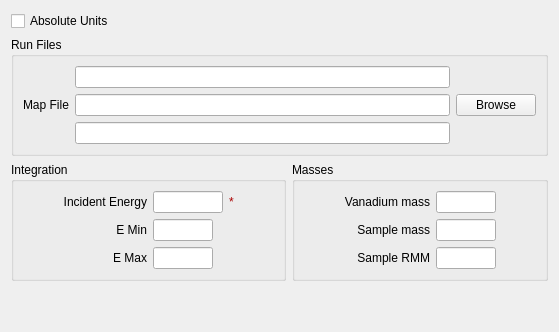
     <widget class="QWidget" name="tabAbsoluteUnits" >
      <attribute name="title" >
       <string>Absolute Units</string>
      </attribute>
      <layout class="QVBoxLayout" name="verticalLayout_11" >
       <item>
        <widget class="QCheckBox" name="ckRunAbsol" >
         <property name="enabled" >
          <bool>true</bool>
         </property>
         <property name="text" >
          <string>Absolute Units</string>
         </property>
         <property name="checked" >
          <bool>false</bool>
         </property>
        </widget>
       </item>
       <item>
        <widget class="QGroupBox" name="gbCalRuns" >
         <property name="enabled" >
          <bool>true</bool>
         </property>
         <property name="title" >
          <string>Run Files</string>
         </property>
         <layout class="QGridLayout" name="gridLayout_16" >
          <item row="1" column="1" >
           <widget class="QLineEdit" name="leVanMap" />
          </item>
          <item row="1" column="2" >
           <widget class="QPushButton" name="pbAbsMapFileBrowse" >
            <property name="enabled" >
             <bool>true</bool>
            </property>
            <property name="text" >
             <string>Browse</string>
            </property>
           </widget>
          </item>
          <item row="2" column="1" >
           <widget class="QLineEdit" name="leAbsWhiteFile" />
          </item>
          <item row="0" column="1" >
           <widget class="QLineEdit" name="leAbsMonoFiles" />
          </item>
          <item row="1" column="0" >
           <widget class="QLabel" name="label_28" >
            <property name="text" >
             <string>Map File</string>
            </property>
           </widget>
          </item>
         </layout>
        </widget>
       </item>
       <item>
        <layout class="QHBoxLayout" name="horizontalLayout_17" >
         <item>
          <widget class="QGroupBox" name="gbInteg" >
           <property name="styleSheet" >
            <string notr="true" />
           </property>
           <property name="title" >
            <string>Integration</string>
           </property>
           <layout class="QGridLayout" name="gridLayout_17" >
            <item row="2" column="1" >
             <widget class="QLabel" name="label_29" >
              <property name="text" >
               <string>E Min</string>
              </property>
              <property name="alignment" >
               <set>Qt::AlignRight|Qt::AlignTrailing|Qt::AlignVCenter</set>
              </property>
             </widget>
            </item>
            <item row="2" column="2" >
             <widget class="QLineEdit" name="leVanELow" >
              <property name="maximumSize" >
               <size>
                <width>60</width>
                <height>16777215</height>
               </size>
              </property>
             </widget>
            </item>
            <item row="3" column="1" >
             <widget class="QLabel" name="label_30" >
              <property name="text" >
               <string>E Max</string>
              </property>
              <property name="alignment" >
               <set>Qt::AlignRight|Qt::AlignTrailing|Qt::AlignVCenter</set>
              </property>
             </widget>
            </item>
            <item row="3" column="2" >
             <widget class="QLineEdit" name="leVanEHigh" >
              <property name="maximumSize" >
               <size>
                <width>60</width>
                <height>16777215</height>
               </size>
              </property>
             </widget>
            </item>
            <item row="1" column="1" >
             <widget class="QLabel" name="label_31" >
              <property name="text" >
               <string>Incident Energy</string>
              </property>
              <property name="alignment" >
               <set>Qt::AlignRight|Qt::AlignTrailing|Qt::AlignVCenter</set>
              </property>
             </widget>
            </item>
            <item row="1" column="2" >
             <widget class="QLineEdit" name="leVanEi" >
              <property name="minimumSize" >
               <size>
                <width>0</width>
                <height>0</height>
               </size>
              </property>
              <property name="maximumSize" >
               <size>
                <width>70</width>
                <height>16777215</height>
               </size>
              </property>
             </widget>
            </item>
            <item row="1" column="4" >
             <spacer name="horizontalSpacer_24" >
              <property name="orientation" >
               <enum>Qt::Horizontal</enum>
              </property>
              <property name="sizeHint" stdset="0" >
               <size>
                <width>40</width>
                <height>20</height>
               </size>
              </property>
             </spacer>
            </item>
            <item row="1" column="0" >
             <spacer name="horizontalSpacer_25" >
              <property name="orientation" >
               <enum>Qt::Horizontal</enum>
              </property>
              <property name="sizeHint" stdset="0" >
               <size>
                <width>40</width>
                <height>20</height>
               </size>
              </property>
             </spacer>
            </item>
            <item row="1" column="3" >
             <widget class="QLabel" name="lbValAbsEi" >
              <property name="palette" >
               <palette>
                <active>
                 <colorrole role="WindowText" >
                  <brush brushstyle="SolidPattern" >
                   <color alpha="255" >
                    <red>170</red>
                    <green>0</green>
                    <blue>0</blue>
                   </color>
                  </brush>
                 </colorrole>
                </active>
                <inactive>
                 <colorrole role="WindowText" >
                  <brush brushstyle="SolidPattern" >
                   <color alpha="255" >
                    <red>170</red>
                    <green>0</green>
                    <blue>0</blue>
                   </color>
                  </brush>
                 </colorrole>
                </inactive>
                <disabled>
                 <colorrole role="WindowText" >
                  <brush brushstyle="SolidPattern" >
                   <color alpha="255" >
                    <red>118</red>
                    <green>116</green>
                    <blue>108</blue>
                   </color>
                  </brush>
                 </colorrole>
                </disabled>
               </palette>
              </property>
              <property name="styleSheet" >
               <string notr="true" />
              </property>
              <property name="text" >
               <string>*</string>
              </property>
             </widget>
            </item>
           </layout>
          </widget>
         </item>
         <item>
          <widget class="QGroupBox" name="gbMasses" >
           <property name="sizePolicy" >
            <sizepolicy vsizetype="Expanding" hsizetype="Expanding" >
             <horstretch>0</horstretch>
             <verstretch>0</verstretch>
            </sizepolicy>
           </property>
           <property name="title" >
            <string>Masses</string>
           </property>
           <layout class="QGridLayout" name="gridLayout_18" >
            <item row="0" column="1" >
             <widget class="QLabel" name="label_32" >
              <property name="layoutDirection" >
               <enum>Qt::LeftToRight</enum>
              </property>
              <property name="text" >
               <string>Vanadium mass</string>
              </property>
              <property name="alignment" >
               <set>Qt::AlignRight|Qt::AlignTrailing|Qt::AlignVCenter</set>
              </property>
             </widget>
            </item>
            <item row="1" column="1" >
             <widget class="QLabel" name="label_33" >
              <property name="layoutDirection" >
               <enum>Qt::LeftToRight</enum>
              </property>
              <property name="text" >
               <string>Sample mass</string>
              </property>
              <property name="alignment" >
               <set>Qt::AlignRight|Qt::AlignTrailing|Qt::AlignVCenter</set>
              </property>
             </widget>
            </item>
            <item row="2" column="1" >
             <widget class="QLabel" name="label_34" >
              <property name="layoutDirection" >
               <enum>Qt::LeftToRight</enum>
              </property>
              <property name="text" >
               <string>Sample RMM</string>
              </property>
              <property name="alignment" >
               <set>Qt::AlignRight|Qt::AlignTrailing|Qt::AlignVCenter</set>
              </property>
             </widget>
            </item>
            <item row="2" column="2" >
             <widget class="QLineEdit" name="leRMMMass" >
              <property name="sizePolicy" >
               <sizepolicy vsizetype="Fixed" hsizetype="MinimumExpanding" >
                <horstretch>0</horstretch>
                <verstretch>0</verstretch>
               </sizepolicy>
              </property>
              <property name="maximumSize" >
               <size>
                <width>60</width>
                <height>16777215</height>
               </size>
              </property>
             </widget>
            </item>
            <item row="1" column="2" >
             <widget class="QLineEdit" name="leSamMass" >
              <property name="sizePolicy" >
               <sizepolicy vsizetype="Fixed" hsizetype="MinimumExpanding" >
                <horstretch>0</horstretch>
                <verstretch>0</verstretch>
               </sizepolicy>
              </property>
              <property name="maximumSize" >
               <size>
                <width>60</width>
                <height>16777215</height>
               </size>
              </property>
             </widget>
            </item>
            <item row="0" column="2" >
             <widget class="QLineEdit" name="leVanMass" >
              <property name="sizePolicy" >
               <sizepolicy vsizetype="Fixed" hsizetype="MinimumExpanding" >
                <horstretch>0</horstretch>
                <verstretch>0</verstretch>
               </sizepolicy>
              </property>
              <property name="maximumSize" >
               <size>
                <width>60</width>
                <height>16777215</height>
               </size>
              </property>
             </widget>
            </item>
            <item row="0" column="3" >
             <spacer name="horizontalSpacer_26" >
              <property name="orientation" >
               <enum>Qt::Horizontal</enum>
              </property>
              <property name="sizeHint" stdset="0" >
               <size>
                <width>40</width>
                <height>20</height>
               </size>
              </property>
             </spacer>
            </item>
            <item row="0" column="0" >
             <spacer name="horizontalSpacer_27" >
              <property name="orientation" >
               <enum>Qt::Horizontal</enum>
              </property>
              <property name="sizeHint" stdset="0" >
               <size>
                <width>40</width>
                <height>20</height>
               </size>
              </property>
             </spacer>
            </item>
           </layout>
          </widget>
         </item>
        </layout>
       </item>
       <item>
        <spacer name="verticalSpacer" >
         <property name="orientation" >
          <enum>Qt::Vertical</enum>
         </property>
         <property name="sizeHint" stdset="0" >
          <size>
           <width>20</width>
           <height>40</height>
          </size>
         </property>
        </spacer>
       </item>
      </layout>
     </widget>
